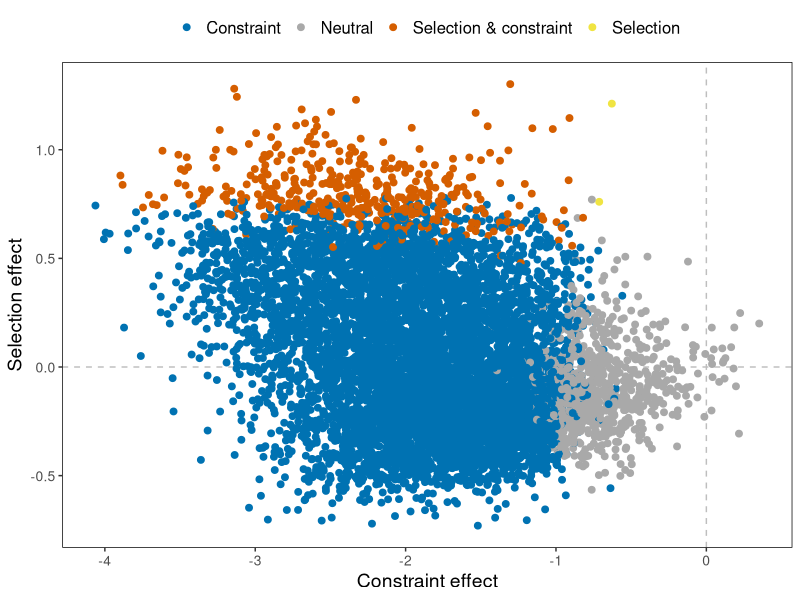
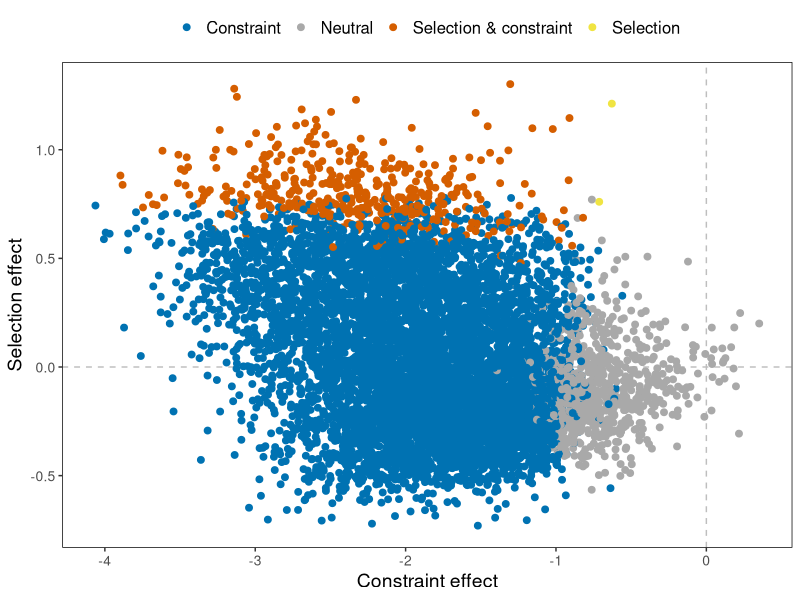

Here is the R script that generated these plots, in order:
library(dplyr)
library(ggplot2)



### getting table with snipre results
d <- read.table("Input_snipre_8379_bayesian_results_50k.csv",sep=",",header=TRUE)
cols <- c( 'BSnIPRE.class' , 'BSnIPRE.Rclass' )
d$Class <- apply(d[ , cols ] , 1 , paste , collapse = "_" )


### Plotting results
p <- ggplot(d) + aes(x = BSnIPRE.Rest, y = BSnIPRE.est, colour = Class) +
  geom_hline(yintercept = 0, linetype = 2,colour = "grey") +
  geom_vline(xintercept = 0, linetype = 2,colour = "grey") +
  geom_point(size=2) +
  scale_colour_manual(values = c("#0072B2","darkgrey","#D55E00","#F0E442"), labels = c("Constraint","Neutral","Selection & constraint","Selection")) +
  labs(x = "Constraint effect", y = "Selection effect") +
  theme(panel.background = element_blank(),
        axis.text = element_text(size=10),
        axis.title = element_text(size=14),
        panel.border = element_rect(fill = NA),
        legend.key = element_blank(),
        legend.title = element_blank(),
        legend.text = element_text(size=12),
        legend.position = "top")
p


pdf('plotSnipreResults.pdf',w=10,h=6)
p
dev.off()
